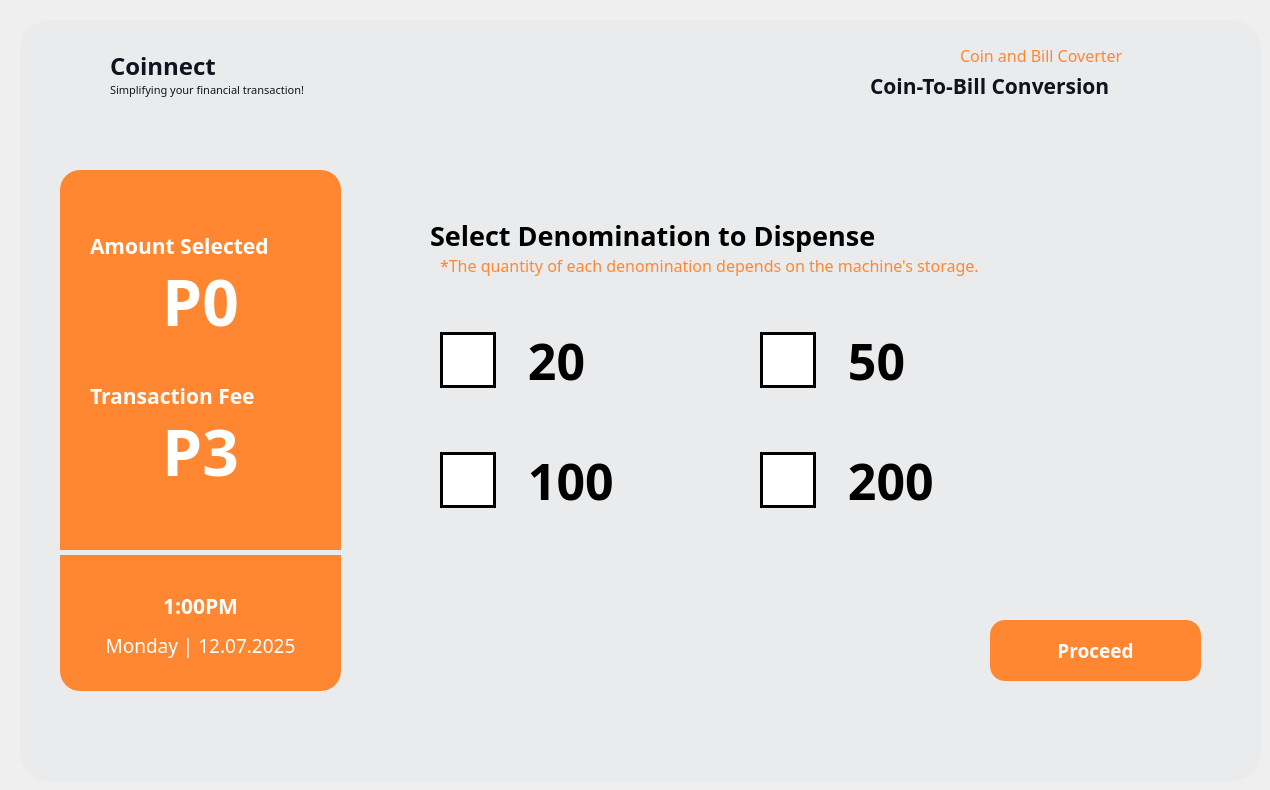
  <widget class="QWidget" name="dashboardFrame_03">
   <widget class="QFrame" name="DashboardFrame_3">
    <property name="enabled">
     <bool>true</bool>
    </property>
    <property name="geometry">
     <rect>
      <x>20</x>
      <y>20</y>
      <width>1241</width>
      <height>761</height>
     </rect>
    </property>
    <property name="font">
     <font>
      <pointsize>9</pointsize>
     </font>
    </property>
    <property name="styleSheet">
     <string notr="true">QFrame {
    background-color: #eaebec;
	border-radius: 30px;
}
</string>
    </property>
    <property name="frameShape">
     <enum>QFrame::NoFrame</enum>
    </property>
    <widget class="QLabel" name="label_137">
     <property name="geometry">
      <rect>
       <x>90</x>
       <y>20</y>
       <width>141</width>
       <height>51</height>
      </rect>
     </property>
     <property name="font">
      <font>
       <family>Montserrat</family>
       <pointsize>18</pointsize>
       <weight>75</weight>
       <bold>true</bold>
      </font>
     </property>
     <property name="styleSheet">
      <string notr="true">QLabel {
    color: #0f151f;
}
</string>
     </property>
     <property name="text">
      <string>Coinnect</string>
     </property>
    </widget>
    <widget class="QLabel" name="label_138">
     <property name="geometry">
      <rect>
       <x>90</x>
       <y>60</y>
       <width>231</width>
       <height>20</height>
      </rect>
     </property>
     <property name="font">
      <font>
       <family>Montserrat</family>
       <pointsize>8</pointsize>
       <weight>50</weight>
       <bold>false</bold>
      </font>
     </property>
     <property name="styleSheet">
      <string notr="true">QLabel {
    color: #0f151f;
}
</string>
     </property>
     <property name="text">
      <string>Simplifying your financial transaction!</string>
     </property>
    </widget>
    <widget class="QLabel" name="main_logo_54">
     <property name="geometry">
      <rect>
       <x>40</x>
       <y>35</y>
       <width>40</width>
       <height>40</height>
      </rect>
     </property>
     <property name="text">
      <string/>
     </property>
     <property name="pixmap">
      <pixmap>images/Coinnect Logo.png</pixmap>
     </property>
     <property name="scaledContents">
      <bool>true</bool>
     </property>
    </widget>
    <widget class="QLabel" name="label_139">
     <property name="geometry">
      <rect>
       <x>410</x>
       <y>190</y>
       <width>561</width>
       <height>51</height>
      </rect>
     </property>
     <property name="font">
      <font>
       <family>Montserrat</family>
       <pointsize>20</pointsize>
       <weight>75</weight>
       <bold>true</bold>
      </font>
     </property>
     <property name="layoutDirection">
      <enum>Qt::LeftToRight</enum>
     </property>
     <property name="styleSheet">
      <string notr="true">QLabel {
    color: black;
	background-color: transparent;
}
</string>
     </property>
     <property name="text">
      <string>Select Denomination to Dispense</string>
     </property>
    </widget>
    <widget class="QLabel" name="label_140">
     <property name="geometry">
      <rect>
       <x>940</x>
       <y>20</y>
       <width>201</width>
       <height>31</height>
      </rect>
     </property>
     <property name="font">
      <font>
       <family>Montserrat</family>
       <pointsize>12</pointsize>
       <weight>50</weight>
       <bold>false</bold>
      </font>
     </property>
     <property name="styleSheet">
      <string notr="true">QLabel {
    color: #ff8731;
}
</string>
     </property>
     <property name="text">
      <string>Coin and Bill Coverter</string>
     </property>
    </widget>
    <widget class="QLabel" name="label_141">
     <property name="geometry">
      <rect>
       <x>850</x>
       <y>40</y>
       <width>291</width>
       <height>51</height>
      </rect>
     </property>
     <property name="font">
      <font>
       <family>Montserrat</family>
       <pointsize>16</pointsize>
       <weight>75</weight>
       <bold>true</bold>
      </font>
     </property>
     <property name="styleSheet">
      <string notr="true">QLabel {
    color: #0F151F;
}
</string>
     </property>
     <property name="text">
      <string>Coin-To-Bill Conversion</string>
     </property>
    </widget>
    <widget class="QLabel" name="main_logo_55">
     <property name="geometry">
      <rect>
       <x>1150</x>
       <y>30</y>
       <width>50</width>
       <height>50</height>
      </rect>
     </property>
     <property name="text">
      <string/>
     </property>
     <property name="pixmap">
      <pixmap>images/Black_coin to bill.png</pixmap>
     </property>
     <property name="scaledContents">
      <bool>true</bool>
     </property>
    </widget>
    <widget class="QToolButton" name="type_foreignBtn_8">
     <property name="geometry">
      <rect>
       <x>40</x>
       <y>150</y>
       <width>281</width>
       <height>521</height>
      </rect>
     </property>
     <property name="font">
      <font>
       <family>Montserrat</family>
       <pointsize>16</pointsize>
       <weight>75</weight>
       <bold>true</bold>
      </font>
     </property>
     <property name="cursor">
      <cursorShape>ArrowCursor</cursorShape>
     </property>
     <property name="styleSheet">
      <string notr="true">QToolButton {
    background-color: #ff8731;
    color: white;
    border: none;
    border-radius: 20px;
    padding-top:30px;
    text-align: center;
}

</string>
     </property>
     <property name="text">
      <string/>
     </property>
     <property name="iconSize">
      <size>
       <width>200</width>
       <height>200</height>
      </size>
     </property>
     <property name="checkable">
      <bool>false</bool>
     </property>
     <property name="popupMode">
      <enum>QToolButton::DelayedPopup</enum>
     </property>
     <property name="toolButtonStyle">
      <enum>Qt::ToolButtonIconOnly</enum>
     </property>
    </widget>
    <widget class="QToolButton" name="cb_dashboard_proceed">
     <property name="geometry">
      <rect>
       <x>970</x>
       <y>600</y>
       <width>211</width>
       <height>61</height>
      </rect>
     </property>
     <property name="font">
      <font>
       <family>Montserrat</family>
       <pointsize>14</pointsize>
       <weight>75</weight>
       <bold>true</bold>
      </font>
     </property>
     <property name="cursor">
      <cursorShape>PointingHandCursor</cursorShape>
     </property>
     <property name="styleSheet">
      <string notr="true">QToolButton {
    background-color: #ff8731;
    color: white;
    border: none;
    border-radius: 15px;
    text-align: center;
}

QToolButton:hover {
    background-color: #FFA05C;  /* light gray */
}

QToolButton:pressed {
    background-color: #F56600;
    padding-top: 15px;  /* simulate press-in */
    padding-bottom: 20px;
 
}

</string>
     </property>
     <property name="text">
      <string>Proceed</string>
     </property>
     <property name="iconSize">
      <size>
       <width>200</width>
       <height>200</height>
      </size>
     </property>
     <property name="checkable">
      <bool>false</bool>
     </property>
     <property name="popupMode">
      <enum>QToolButton::DelayedPopup</enum>
     </property>
     <property name="toolButtonStyle">
      <enum>Qt::ToolButtonIconOnly</enum>
     </property>
    </widget>
    <widget class="QLabel" name="label_142">
     <property name="geometry">
      <rect>
       <x>420</x>
       <y>220</y>
       <width>651</width>
       <height>51</height>
      </rect>
     </property>
     <property name="font">
      <font>
       <family>Montserrat</family>
       <pointsize>12</pointsize>
       <weight>50</weight>
       <bold>false</bold>
      </font>
     </property>
     <property name="styleSheet">
      <string notr="true">QLabel {
    color: #ff8731;
}
</string>
     </property>
     <property name="text">
      <string>*The quantity of each denomination depends on the machine's storage.</string>
     </property>
    </widget>
    <widget class="QLabel" name="label_143">
     <property name="geometry">
      <rect>
       <x>70</x>
       <y>200</y>
       <width>221</width>
       <height>51</height>
      </rect>
     </property>
     <property name="font">
      <font>
       <family>Montserrat</family>
       <pointsize>16</pointsize>
       <weight>75</weight>
       <bold>true</bold>
      </font>
     </property>
     <property name="layoutDirection">
      <enum>Qt::LeftToRight</enum>
     </property>
     <property name="styleSheet">
      <string notr="true">QLabel {
    color: white;
	background-color: transparent;
}
</string>
     </property>
     <property name="text">
      <string>Amount Selected</string>
     </property>
    </widget>
    <widget class="QLabel" name="cb_dashboard_selected">
     <property name="geometry">
      <rect>
       <x>50</x>
       <y>240</y>
       <width>261</width>
       <height>81</height>
      </rect>
     </property>
     <property name="font">
      <font>
       <family>Montserrat</family>
       <pointsize>48</pointsize>
       <weight>75</weight>
       <bold>true</bold>
      </font>
     </property>
     <property name="layoutDirection">
      <enum>Qt::LeftToRight</enum>
     </property>
     <property name="styleSheet">
      <string notr="true">QLabel {
    color: white;
	background-color: transparent;
}
</string>
     </property>
     <property name="text">
      <string>P0</string>
     </property>
     <property name="alignment">
      <set>Qt::AlignCenter</set>
     </property>
    </widget>
    <widget class="QLabel" name="cb_dashboard_tf">
     <property name="geometry">
      <rect>
       <x>90</x>
       <y>390</y>
       <width>181</width>
       <height>81</height>
      </rect>
     </property>
     <property name="font">
      <font>
       <family>Montserrat</family>
       <pointsize>48</pointsize>
       <weight>75</weight>
       <bold>true</bold>
      </font>
     </property>
     <property name="layoutDirection">
      <enum>Qt::LeftToRight</enum>
     </property>
     <property name="styleSheet">
      <string notr="true">QLabel {
    color: white;
	background-color: transparent;
}
</string>
     </property>
     <property name="text">
      <string>P3</string>
     </property>
     <property name="alignment">
      <set>Qt::AlignCenter</set>
     </property>
    </widget>
    <widget class="QLabel" name="label_144">
     <property name="geometry">
      <rect>
       <x>70</x>
       <y>350</y>
       <width>221</width>
       <height>51</height>
      </rect>
     </property>
     <property name="font">
      <font>
       <family>Montserrat</family>
       <pointsize>16</pointsize>
       <weight>75</weight>
       <bold>true</bold>
      </font>
     </property>
     <property name="layoutDirection">
      <enum>Qt::LeftToRight</enum>
     </property>
     <property name="styleSheet">
      <string notr="true">QLabel {
    color: white;
	background-color: transparent;
}
</string>
     </property>
     <property name="text">
      <string>Transaction Fee</string>
     </property>
    </widget>
    <widget class="Line" name="line_28">
     <property name="geometry">
      <rect>
       <x>40</x>
       <y>530</y>
       <width>281</width>
       <height>5</height>
      </rect>
     </property>
     <property name="orientation">
      <enum>Qt::Vertical</enum>
     </property>
    </widget>
    <widget class="QLabel" name="main_timeLabel_9">
     <property name="geometry">
      <rect>
       <x>110</x>
       <y>570</y>
       <width>141</width>
       <height>31</height>
      </rect>
     </property>
     <property name="font">
      <font>
       <family>Montserrat</family>
       <pointsize>16</pointsize>
       <weight>75</weight>
       <bold>true</bold>
      </font>
     </property>
     <property name="layoutDirection">
      <enum>Qt::LeftToRight</enum>
     </property>
     <property name="styleSheet">
      <string notr="true">QLabel {
	background-color: transparent;
    color: white;  /* or just #fff */
}
</string>
     </property>
     <property name="text">
      <string>1:00PM</string>
     </property>
     <property name="alignment">
      <set>Qt::AlignCenter</set>
     </property>
    </widget>
    <widget class="QLabel" name="main_DateLabel_9">
     <property name="geometry">
      <rect>
       <x>40</x>
       <y>610</y>
       <width>281</width>
       <height>31</height>
      </rect>
     </property>
     <property name="font">
      <font>
       <family>Montserrat</family>
       <pointsize>14</pointsize>
       <weight>50</weight>
       <bold>false</bold>
      </font>
     </property>
     <property name="styleSheet">
      <string notr="true">QLabel {
	background-color: transparent;
    color: white;  /* or just #fff */
}
</string>
     </property>
     <property name="text">
      <string>Monday | 12.07.2025</string>
     </property>
     <property name="alignment">
      <set>Qt::AlignCenter</set>
     </property>
    </widget>
    <widget class="QCheckBox" name="cb_dashboard_20">
     <property name="geometry">
      <rect>
       <x>420</x>
       <y>300</y>
       <width>161</width>
       <height>81</height>
      </rect>
     </property>
     <property name="font">
      <font>
       <family>Montserrat</family>
       <pointsize>-1</pointsize>
       <weight>75</weight>
       <bold>true</bold>
      </font>
     </property>
     <property name="styleSheet">
      <string notr="true">QCheckBox {
    color: black;
    background-color: transparent;
    font-size: 50px;
}

QCheckBox::indicator {
    width: 50px;
    height: 50px;
}

/* CHECKED */
QCheckBox::indicator:checked {
    background-color: #F56600;
    border: 3px solid #F56600;
    image: url(&quot;D:/Coinnect UI/images/checkWhite.png&quot;);
}


/* UNCHECKED */
QCheckBox::indicator:unchecked {
    background-color: white;
    border: 3px solid #000000;
}

/* DISABLED STATE (Visually Greyed Out) */
QCheckBox:disabled {
    color: grey;
}

QCheckBox::indicator:disabled {
    background-color: #CCCCCC;
    border: 3px solid #aaaaaa;
}
</string>
     </property>
     <property name="text">
      <string>  20</string>
     </property>
     <property name="tristate">
      <bool>false</bool>
     </property>
    </widget>
    <widget class="QCheckBox" name="cb_dashboard_50">
     <property name="geometry">
      <rect>
       <x>740</x>
       <y>300</y>
       <width>161</width>
       <height>81</height>
      </rect>
     </property>
     <property name="font">
      <font>
       <family>Montserrat</family>
       <pointsize>-1</pointsize>
       <weight>75</weight>
       <bold>true</bold>
      </font>
     </property>
     <property name="styleSheet">
      <string notr="true">QCheckBox {
    color: black;
    background-color: transparent;
    font-size: 50px;
}

QCheckBox::indicator {
    width: 50px;
    height: 50px;
}

/* CHECKED */
QCheckBox::indicator:checked {
    background-color: #F56600;
    border: 3px solid #F56600;
    image: url(&quot;D:/Coinnect UI/images/checkWhite.png&quot;);
}


/* UNCHECKED */
QCheckBox::indicator:unchecked {
    background-color: white;
    border: 3px solid #000000;
}

/* DISABLED STATE (Visually Greyed Out) */
QCheckBox:disabled {
    color: grey;
}

QCheckBox::indicator:disabled {
    background-color: #CCCCCC;
    border: 3px solid #aaaaaa;
}
</string>
     </property>
     <property name="text">
      <string>  50</string>
     </property>
     <property name="tristate">
      <bool>false</bool>
     </property>
    </widget>
    <widget class="QCheckBox" name="cb_dashboard_100">
     <property name="geometry">
      <rect>
       <x>420</x>
       <y>420</y>
       <width>241</width>
       <height>81</height>
      </rect>
     </property>
     <property name="font">
      <font>
       <family>Montserrat</family>
       <pointsize>-1</pointsize>
       <weight>75</weight>
       <bold>true</bold>
      </font>
     </property>
     <property name="styleSheet">
      <string notr="true">QCheckBox {
    color: black;
    background-color: transparent;
    font-size: 50px;
}

QCheckBox::indicator {
    width: 50px;
    height: 50px;
}

/* CHECKED */
QCheckBox::indicator:checked {
    background-color: #F56600;
    border: 3px solid #F56600;
    image: url(&quot;D:/Coinnect UI/images/checkWhite.png&quot;);
}


/* UNCHECKED */
QCheckBox::indicator:unchecked {
    background-color: white;
    border: 3px solid #000000;
}

/* DISABLED STATE (Visually Greyed Out) */
QCheckBox:disabled {
    color: grey;
}

QCheckBox::indicator:disabled {
    background-color: #CCCCCC;
    border: 3px solid #aaaaaa;
}
</string>
     </property>
     <property name="text">
      <string>  100</string>
     </property>
     <property name="tristate">
      <bool>false</bool>
     </property>
    </widget>
    <widget class="QCheckBox" name="cb_dashboard_200">
     <property name="geometry">
      <rect>
       <x>740</x>
       <y>420</y>
       <width>241</width>
       <height>81</height>
      </rect>
     </property>
     <property name="font">
      <font>
       <family>Montserrat</family>
       <pointsize>-1</pointsize>
       <weight>75</weight>
       <bold>true</bold>
      </font>
     </property>
     <property name="styleSheet">
      <string notr="true">QCheckBox {
    color: black;
    background-color: transparent;
    font-size: 50px;
}

QCheckBox::indicator {
    width: 50px;
    height: 50px;
}

/* CHECKED */
QCheckBox::indicator:checked {
    background-color: #F56600;
    border: 3px solid #F56600;
    image: url(&quot;D:/Coinnect UI/images/checkWhite.png&quot;);
}


/* UNCHECKED */
QCheckBox::indicator:unchecked {
    background-color: white;
    border: 3px solid #000000;
}

/* DISABLED STATE (Visually Greyed Out) */
QCheckBox:disabled {
    color: grey;
}

QCheckBox::indicator:disabled {
    background-color: #CCCCCC;
    border: 3px solid #aaaaaa;
}
</string>
     </property>
     <property name="text">
      <string>  200</string>
     </property>
     <property name="tristate">
      <bool>false</bool>
     </property>
    </widget>
    <widget class="QPushButton" name="converter_select_backBtn_11">
     <property name="geometry">
      <rect>
       <x>50</x>
       <y>700</y>
       <width>21</width>
       <height>41</height>
      </rect>
     </property>
     <property name="font">
      <font>
       <family>Montserrat</family>
       <pointsize>12</pointsize>
       <weight>75</weight>
       <bold>true</bold>
      </font>
     </property>
     <property name="cursor">
      <cursorShape>PointingHandCursor</cursorShape>
     </property>
     <property name="styleSheet">
      <string notr="true">QPushButton {
    background-color: #eaebec;
    border-radius: 30px;
}


QPushButton:pressed {
    padding-top: 8px;  /* simulate press-in */
    padding-bottom: 7px;
    box-shadow: inset 0px 2px 4px rgba(255, 255, 255, 0.4); /* lighter shadow */
}
</string>
     </property>
     <property name="text">
      <string/>
     </property>
     <property name="icon">
      <iconset>
       <normaloff>images/back_black.png</normaloff>images/back_black.png</iconset>
     </property>
     <property name="iconSize">
      <size>
       <width>20</width>
       <height>20</height>
      </size>
     </property>
    </widget>
    <zorder>label_141</zorder>
    <zorder>label_142</zorder>
    <zorder>label_137</zorder>
    <zorder>label_138</zorder>
    <zorder>main_logo_54</zorder>
    <zorder>label_139</zorder>
    <zorder>label_140</zorder>
    <zorder>main_logo_55</zorder>
    <zorder>type_foreignBtn_8</zorder>
    <zorder>cb_dashboard_proceed</zorder>
    <zorder>label_143</zorder>
    <zorder>cb_dashboard_selected</zorder>
    <zorder>cb_dashboard_tf</zorder>
    <zorder>label_144</zorder>
    <zorder>line_28</zorder>
    <zorder>main_timeLabel_9</zorder>
    <zorder>main_DateLabel_9</zorder>
    <zorder>cb_dashboard_20</zorder>
    <zorder>cb_dashboard_50</zorder>
    <zorder>cb_dashboard_100</zorder>
    <zorder>cb_dashboard_200</zorder>
    <zorder>converter_select_backBtn_11</zorder>
   </widget>
  </widget>
